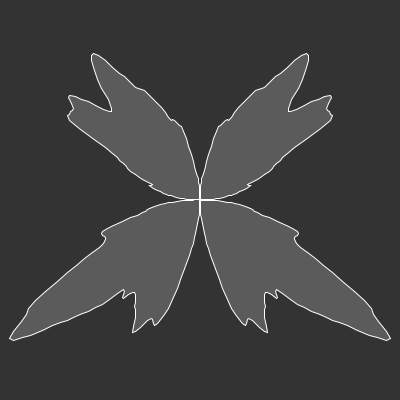
Frame 1 (no input)
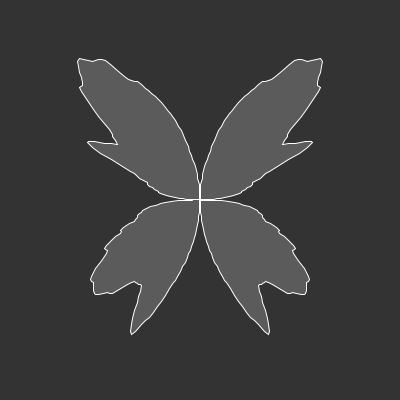
Frame 60 (the mouse pressed at the canvas centre just before this capture)
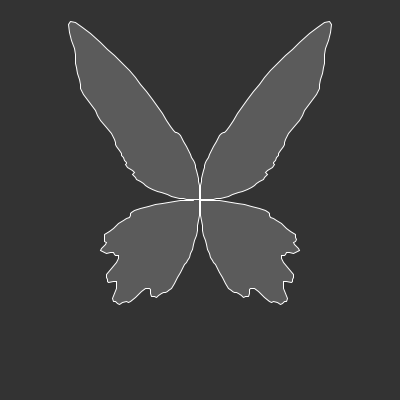
Frame 120 (the mouse held since frame 60 and released just before this capture)

The Processing sketch that drew these frames (run headless with seeded random() and noise(); from frame 60 on, the mouse is pressed at the canvas centre):

// Processing sketch: CC_060_Butterfly_Wings
// ── CC_060_Butterfly_Wings.pde
// Daniel Shiffman
// http://codingtra.in
// Butterfly Wings
// Video: [coming soon]
// Processing transcription: Chuck England

float yoff = 0;

void setup() {
  size(400, 400);
}

void draw() {
  background(51);
  translate(width / 2, height / 2);
  //rotate(PI / 2);

  stroke(255);
  fill(255, 50);
  strokeWeight(1);

  float da = PI / 200;
  float dx = 0.05;

  float xoff = 0;
  beginShape();
  for (float a = 0; a <= TWO_PI; a += da) {
    float n = noise(xoff, yoff);
    float r = sin(2 * a) * map(n, 0, 1, 50, 300);
    float x = r * cos(a);
    float y = r * sin(a);
    if (a < PI){
        xoff += dx; 
    } else{
        xoff -= dx; 
    }
    //point(x, y);
    vertex(x, y);
  }
  endShape();

  yoff += 0.01;
}
